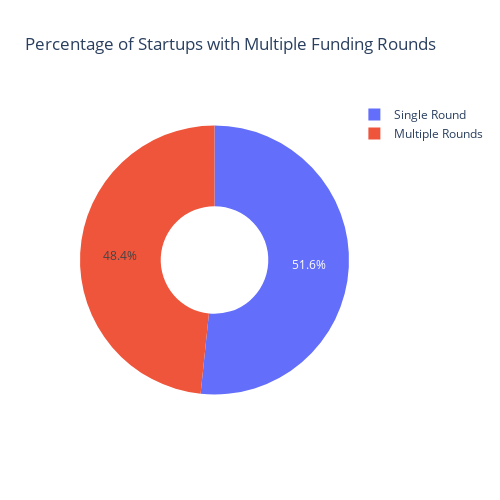

The cell this chart's notebook holds for it:
### Code cell
# Create a pie chart using Plotly Express
fig = px.pie(
    round_type_counts, 
    values='count', 
    names='Round Type', 
    title='Percentage of Startups with Multiple Funding Rounds', 
    hole=0.4  # Creates a donut chart effect
)

# Optionally increase the chart size
fig.update_layout(width=500, height=500)

# Show the chart
fig.show()

### Figure 1 — Plotly figure (JSON) as saved in the notebook; plotly's stock layout.template omitted (floating-point values rounded to 4 significant figures)
{"data": [{"domain": {"x": [0, 1], "y": [0, 1]}, "hole": 0.4, "hovertemplate": "Round Type=%{label}<br>count=%{value}<extra></extra>", "labels": ["Single Round", "Multiple Rounds"], "legendgroup": "", "name": "", "showlegend": true, "type": "pie", "values": [1192, 1116]}], "layout": {"height": 500, "legend": {"tracegroupgap": 0}, "title": {"text": "Percentage of Startups with Multiple Funding Rounds"}, "width": 500}}
